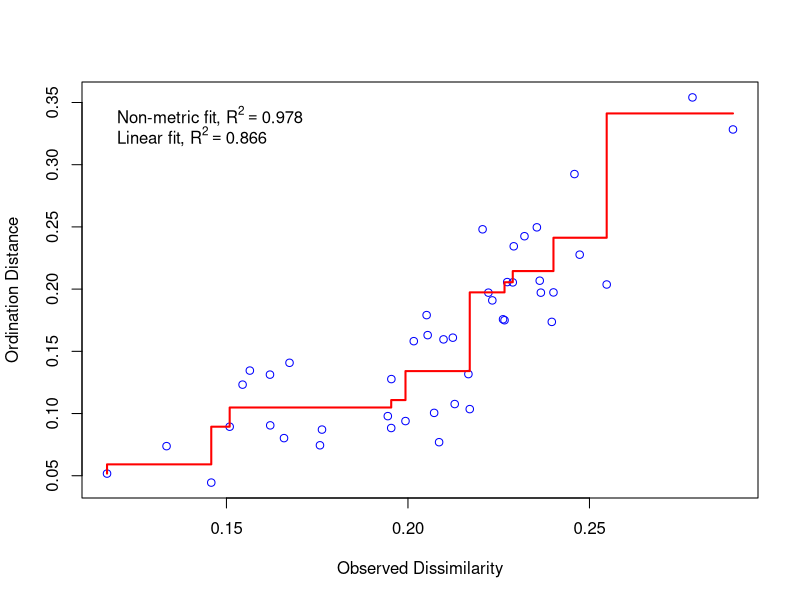
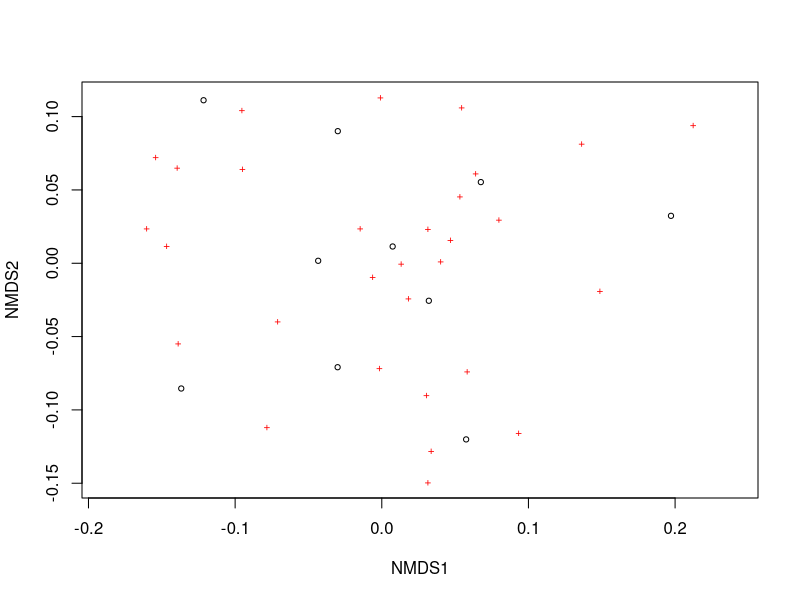
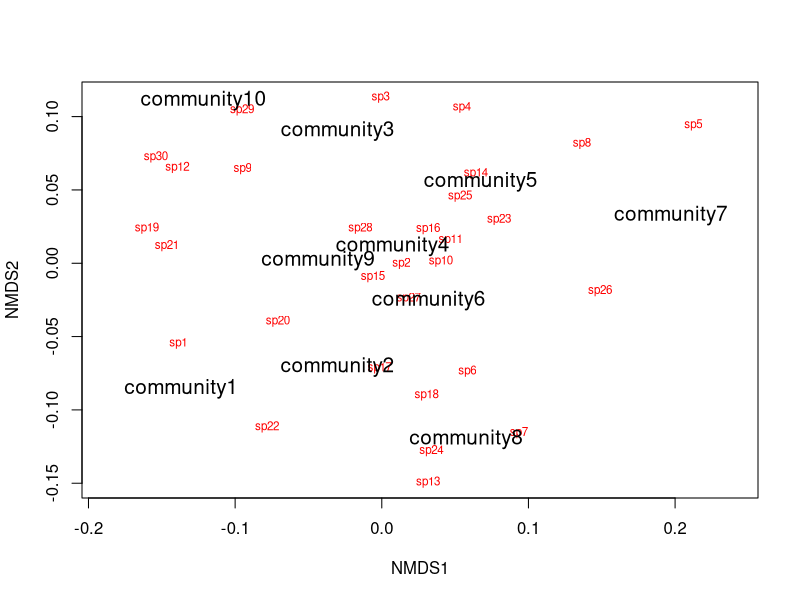
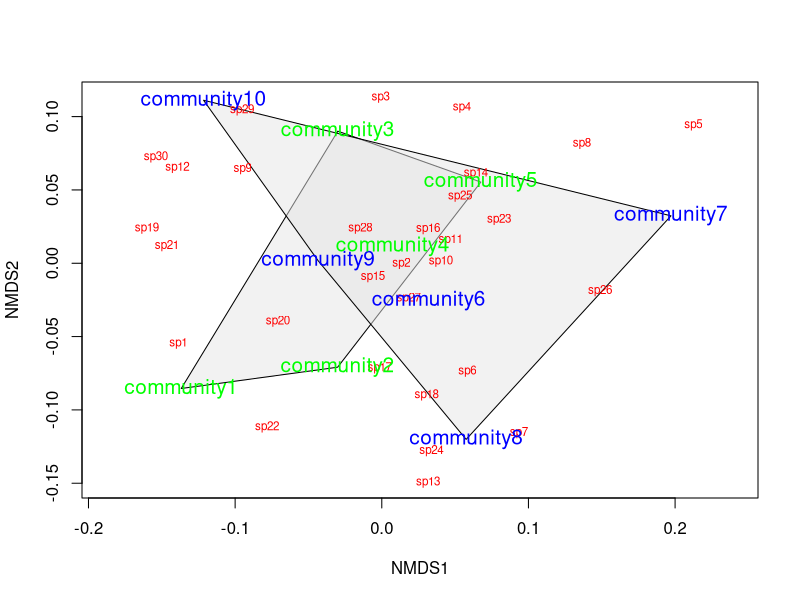
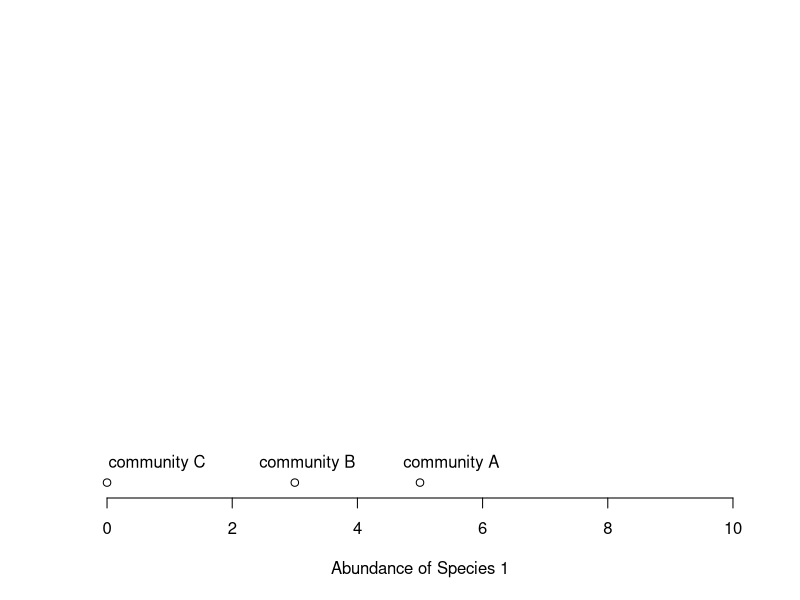
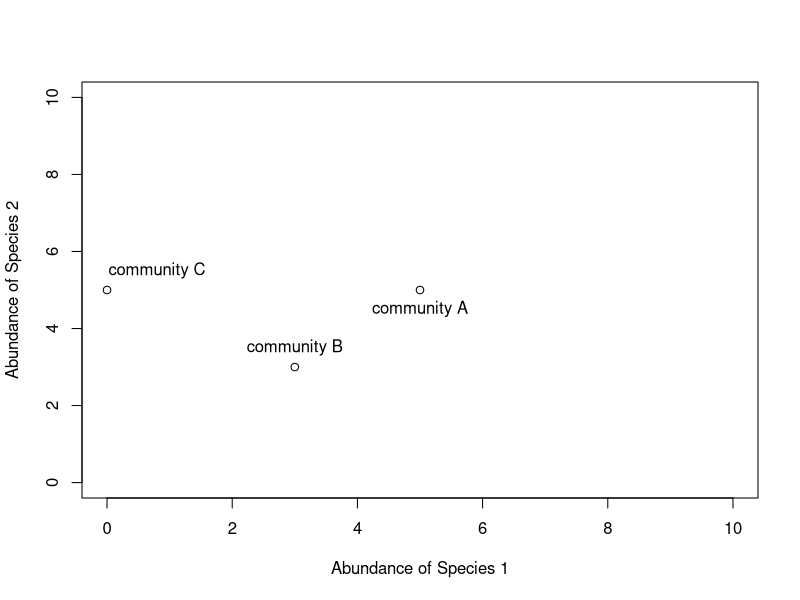
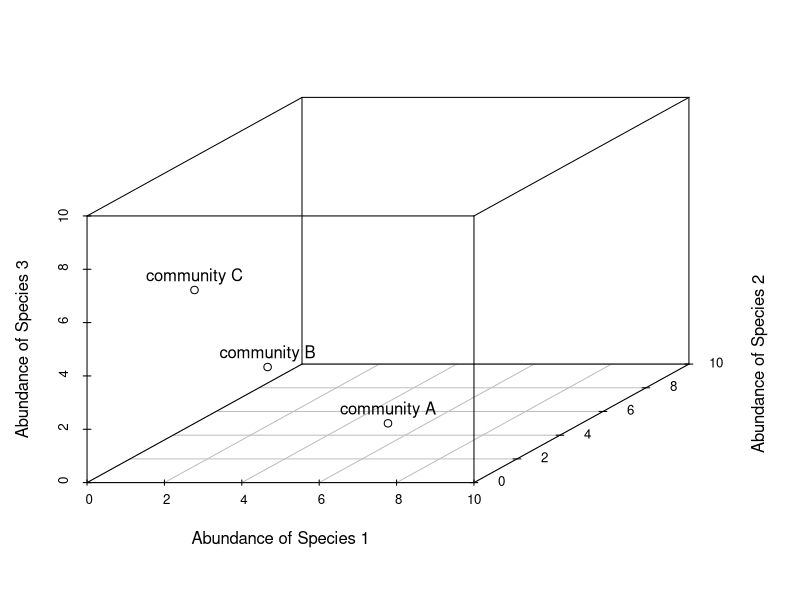
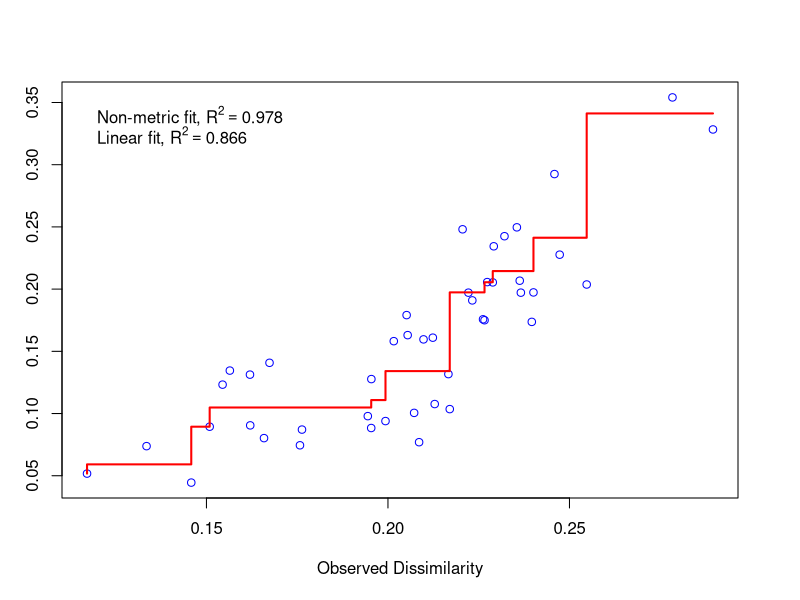

Write R code to recreate these figures, in order.
install.packages('vegan')

library(vegan)
set.seed(2)
community_matrix=matrix(
  sample(1:100,300,replace=T),nrow=10,
  dimnames=list(paste("community",1:10,sep=""),paste("sp",1:30,sep="")))

example_NMDS=metaMDS(community_matrix, # Our community-by-species matrix
                     k=2) # The number of reduced dimensions

example_NMDS=metaMDS(community_matrix,k=2,trymax=100)

stressplot(example_NMDS)

plot(example_NMDS)
ordiplot(example_NMDS,type="n")
orditorp(example_NMDS,display="species",col="red",air=0.01)
orditorp(example_NMDS,display="sites",cex=1.25,air=0.01)

#Treatment clustering

treat=c(rep("Treatment1",5),rep("Treatment2",5))
ordiplot(example_NMDS,type="n")
ordihull(example_NMDS,groups=treat,draw="polygon",col="grey90",label=F)
orditorp(example_NMDS,display="species",col="red",air=0.01)
orditorp(example_NMDS,display="sites",col=c(rep("green",5),rep("blue",5)),
         air=0.01,cex=1.25)

### more info

# Non-metric multidimensional scaling (NMDS) is one tool commonly used to 
# examine community composition

# Let's lay some conceptual groundwork
# Consider a single axis of abundance representing a single species:
plot(0:10,0:10,type="n",axes=F,xlab="Abundance of Species 1",ylab="")
axis(1)
# We can plot each community on that axis depending on the abundance of 
# species 1 within it
points(5,0); text(5.5,0.5,labels="community A")
points(3,0); text(3.2,0.5,labels="community B")
points(0,0); text(0.8,0.5,labels="community C")

# Now consider a second axis of abundance representing a different 
# species
# Communities can be plotted along both axes depending on the abundance of
# species within it
plot(0:10,0:10,type="n",xlab="Abundance of Species 1",
     ylab="Abundance of Species 2")
points(5,5); text(5,4.5,labels="community A")
points(3,3); text(3,3.5,labels="community B")
points(0,5); text(0.8,5.5,labels="community C")

# Now consider a THIRD axis of abundance representing yet another species
# (For this we're going to need to load another package)
#install.packages("scatterplot3d")
library(scatterplot3d)
d=scatterplot3d(0:10,0:10,0:10,type="n",xlab="Abundance of Species 1",
                ylab="Abundance of Species 2",
                zlab="Abundance of Species 3"); d
d$points3d(5,5,0); text(d$xyz.convert(5,5,0.5),labels="community A")
d$points3d(3,3,3); text(d$xyz.convert(3,3,3.5),labels="community B")
d$points3d(0,5,5); text(d$xyz.convert(0,5,5.5),labels="community C")

# Now consider as many axes as there are species S (obviously we cannot 
# visualize this beyond 3 dimensions)
# Hopefully your head didn't explode

# The goal of NMDS is to represent the original position of communities in
# multidimensional space as accurately as possible using a reduced number 
# of dimensions that can be easily plotted and visualized 

# NMDS does not use the absolute abundances of species in communities, but
# rather their RANK ORDER!
# The use of ranks omits some of the issues associated with using absolute
# distance (e.g., sensitivity to transformation), and as a result is much 
# more flexible technique that accepts a variety of types of data
# (It is also where the "non-metric" part of the name comes from)

# The NMDS procedure is iterative and takes place over several steps:
# (1) Define the original positions of communities in multidimensional 
# space 
# (2) Specify the number m of reduced dimensions (typically 2)
# (3) Construct an initial configuration of the samples in 2-dimensions
# (4) Regress distances in this initial configuration against the observed 
# (measured) distances
# (5) Determine the stress (disagreement between 2-D configuration and 
# predicted values from regression)
# If the 2-D configuration perfectly preserves the original rank 
# orders, then a plot ofone against the other must be monotonically 
# increasing. The extent to which the points on the 2-D configuration
# differ from this monotonically increasing line determines the
# degree of stress (see Shepard plot)
# (6) If stress is high, reposition the points in m dimensions in the 
#direction of decreasing stress, and repeat until stress is below 
#some threshold 

# Generally, stress < 0.05 provides an excellent represention in reduced 
# dimensions, < 0.1 is great, < 0.2 is good, and stress > 0.3 provides a 
# poor representation

# NOTE: The final configuration may differ depending on the initial 
# configuration (which is often random) and the number of iterations, so
# it is advisable to run the NMDS multiple times and compare the 
# interpretation from the lowest stress solutions

# To begin, NMDS requires a distance matrix, or a matrix of 
# dissimilarities
# Raw Euclidean distances are not ideal for this purpose: they are 
# sensitive to totalabundances, so may treat sites with a similar number
# of species as more similar, even though the identities of the species
# are different
# They are also sensitive to species absences, so may treat sites with
# the same number of absent species as more similar

# Consequently, ecologists use the Bray-Curtis dissimilarity calculation, 
# which has many ideal properties:
# It is invariant to changes in units
# It is unaffected by additions/removals of species that are not 
# present in two communities
# It is unaffected by the addition of a new community
# It can recognize differences in total abudnances when relative 
# abundances are the same

# To run the NMDS, we will use the function `metaMDS` from the vegan 
# package
#install.packages("vegan")
library(vegan)
# `metaMDS` requires a community-by-species matrix
# Let's create that matrix with some randomly sampled data
set.seed(2)
community_matrix=matrix(sample(1:100,300,replace=T),nrow=10,
                        dimnames=list(paste("community",1:10,sep=""),
                                      paste("sp",1:30,sep="")))

# The function `metaMDS` will take care of most of the distance 
# calculations, iterative fitting, etc. We need simply to supply:
example_NMDS=metaMDS(community_matrix, # Our community-by-species matrix
                     k=2) # The number of reduced dimensions
# You should see each iteration of the NMDS until a solution is reached
# (i.e., stress was minimized after some number of reconfigurations of 
# the points in 2 dimensions). You can increase the number of default 
# iterations using the argument "trymax=##"
example_NMDS=metaMDS(community_matrix,k=2,trymax=100)

# And we can look at the NMDS object
example_NMDS # metaMDS has automatically applied a square root 
# transformation and calculated the Bray-Curtis distances for our 
# community-by-site matrix
# Let's examine a Shepard plot, which shows scatter around the regression
# between the interpoint distances in the final configuration (distances 
# between each pair of communities) against their original dissimilarities
stressplot(example_NMDS)
# Large scatter around the line suggests that original dissimilarities are
# not well preserved in the reduced number of dimensions

#Now we can plot the NMDS
plot(example_NMDS)
# It shows us both the communities ("sites", open circles) and species 
# (red crosses), but we  don't know which are which!

# We can use the functions `ordiplot` and `orditorp` to add text to the 
# plot in place of points
ordiplot(example_NMDS,type="n")
orditorp(example_NMDS,display="species",col="red",air=0.01)
orditorp(example_NMDS,display="sites",cex=1.25,air=0.01)

# There are some additional functions that might of interest
# Let's suppose that communities 1-5 had some treatment applied, and 
# communities 6-10 a different treatment
# We can draw convex hulls connecting the vertices of the points made by
# these communities on the plot
# First, let's create a vector of treatment values:
treat=c(rep("Treatment1",5),rep("Treatment2",5))
ordiplot(example_NMDS,type="n")
ordihull(example_NMDS,groups=treat,draw="polygon",col="grey90",
         label=FALSE)
orditorp(example_NMDS,display="species",col="red",air=0.01)
orditorp(example_NMDS,display="sites",col=c(rep("green",5),rep("blue",5)),
         air=0.01,cex=1.25)
# I find this an intuitive way to understand how communities and species 
# cluster based on treatments
# One can also plot ellipses and "spider graphs" using the functions 
# `ordiellipse` and `orderspider` which emphasize the centroid of the 
# communities in each treatment

# Another alternative is to plot a minimum spanning tree (from the 
# function `hclust`), which clusters communities based on their original 
# dissimilarities and projects the dendrogram onto the 2-D plot
ordiplot(example_NMDS,type="n")
orditorp(example_NMDS,display="species",col="red",air=0.01)
orditorp(example_NMDS,display="sites",col=c(rep("green",5),rep("blue",5)),
         air=0.01,cex=1.25)
ordicluster(example_NMDS,hclust(vegdist(community_matrix,"bray"))) 
# Note that clustering is based on Bray-Curtis distances
# This is one method suggested to check the 2-D plot for accuracy

# You could also plot the convex hulls, ellipses, spider plots, etc. colored based on the treatments
# First, create a vector of color values corresponding of the same length as the vector of treatment values
colors=c(rep("red",5),rep("blue",5))
ordiplot(example_NMDS,type="n")
#Plot convex hulls with colors baesd on treatment
for(i in unique(treat)) {
  ordihull(example_NMDS$point[grep(i,treat),],draw="polygon",groups=treat[treat==i],col=colors[grep(i,treat)],label=F) } 
orditorp(example_NMDS,display="species",col="red",air=0.01)
orditorp(example_NMDS,display="sites",col=c(rep("green",5),rep("blue",5)),
         air=0.01,cex=1.25)

# If the treatment is a continuous variable, consider mapping contour 
# lines onto the plot
# For this example, consider the treatments were applied along an 
# elevational gradient
# We can define random elevations for previous example
elevation=runif(10,0.5,1.5)
# And use the function ordisurf to plot contour lines
ordisurf(example_NMDS,elevation,main="",col="forestgreen")
# Finally, we want to display species on plot
orditorp(example_NMDS,display="species",col="grey30",air=0.1,cex=1)
